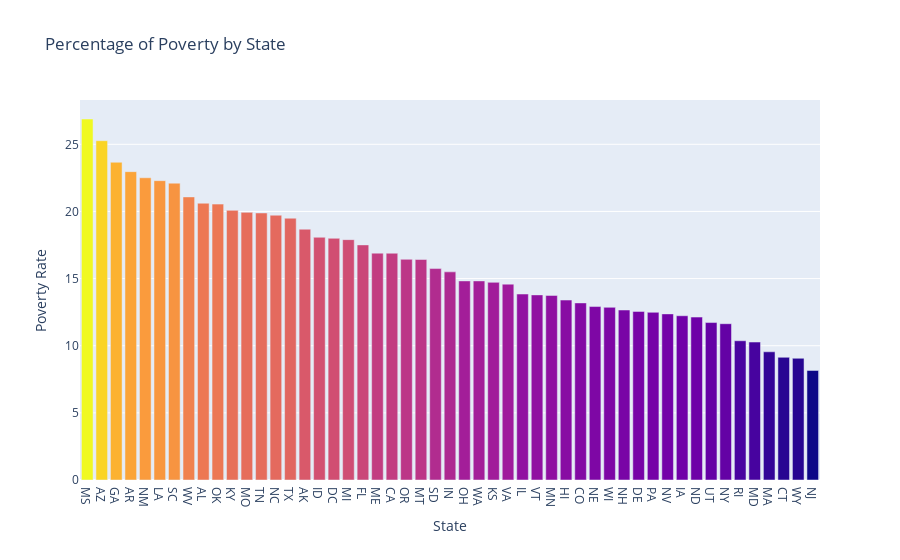

Notebook code for this chart:
### Code cell
bar_state = px.bar(df_povertybystate, 
                 x=df_povertybystate['Geographic Area'], 
                 y=df_povertybystate['poverty_rate'], 
                 color=df_povertybystate['poverty_rate'], 
                 color_continuous_scale='plasma',
                 height=500,
                 title='Percentage of Poverty by State')
bar_state.update_layout(xaxis_title='State', 
                     yaxis_title='Poverty Rate', 
                     coloraxis_showscale=False
                     )
                    
bar_state.show()

### Figure 1 — Plotly figure (JSON) as saved in the notebook; plotly's stock layout.template omitted (floating-point values rounded to 4 significant figures)
{"data": [{"alignmentgroup": "True", "hovertemplate": "Geographic Area=%{x}<br>poverty_rate=%{marker.color}<extra></extra>", "legendgroup": "", "marker": {"color": [26.88, 25.27, 23.66, 22.96, 22.51, 22.29, 22.11, 21.08, 20.61, 20.55, 20.08, 19.93, 19.89, 19.72, 19.5, 18.68, 18.08, 18, 17.9, 17.51, 16.89, 16.89, 16.44, 16.42, 15.75, 15.5, 14.83, 14.83, 14.72, 14.59, 13.85, 13.79, 13.75, 13.4, 13.19, 12.92, 12.86, 12.66, 12.56, 12.49, 12.37, 12.23, 12.13, 11.72, 11.64, 10.37, 10.27, 9.546, 9.138, 9.064, 8.161], "coloraxis": "coloraxis", "pattern": {"shape": ""}}, "name": "", "offsetgroup": "", "orientation": "v", "showlegend": false, "textposition": "auto", "type": "bar", "x": ["MS", "AZ", "GA", "AR", "NM", "LA", "SC", "WV", "AL", "OK", "KY", "MO", "TN", "NC", "TX", "AK", "ID", "DC", "MI", "FL", "ME", "CA", "OR", "MT", "SD", "IN", "OH", "WA", "KS", "VA", "IL", "VT", "MN", "HI", "CO", "NE", "WI", "NH", "DE", "PA", "NV", "IA", "ND", "UT", "NY", "RI", "MD", "MA", "CT", "WY", "NJ"], "xaxis": "x", "y": [26.88, 25.27, 23.66, 22.96, 22.51, 22.29, 22.11, 21.08, 20.61, 20.55, 20.08, 19.93, 19.89, 19.72, 19.5, 18.68, 18.08, 18, 17.9, 17.51, 16.89, 16.89, 16.44, 16.42, 15.75, 15.5, 14.83, 14.83, 14.72, 14.59, 13.85, 13.79, 13.75, 13.4, 13.19, 12.92, 12.86, 12.66, 12.56, 12.49, 12.37, 12.23, 12.13, 11.72, 11.64, 10.37, 10.27, 9.546, 9.138, 9.064, 8.161], "yaxis": "y"}], "layout": {"autosize": true, "barmode": "relative", "coloraxis": {"colorbar": {"title": {"text": "poverty_rate"}}, "colorscale": [[0, "#0d0887"], [0.1111, "#46039f"], [0.2222, "#7201a8"], [0.3333, "#9c179e"], [0.4444, "#bd3786"], [0.5556, "#d8576b"], [0.6667, "#ed7953"], [0.7778, "#fb9f3a"], [0.8889, "#fdca26"], [1, "#f0f921"]], "showscale": false}, "legend": {"tracegroupgap": 0}, "title": {"text": "Percentage of Poverty by State"}, "xaxis": {"anchor": "y", "autorange": true, "domain": [0, 1], "range": [-0.5, 50.5], "title": {"text": "State"}, "type": "category"}, "yaxis": {"anchor": "x", "autorange": true, "domain": [0, 1], "range": [0, 28.3], "title": {"text": "Poverty Rate"}, "type": "linear"}}}
